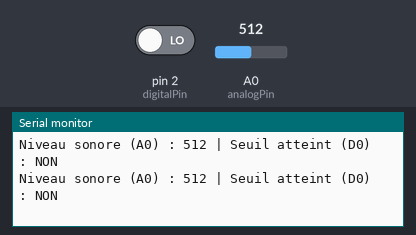
Bench run of a program on a simulated Arduino Uno, built with avr-gcc and run on an emulated ATmega328P. Parts: the last lines printed to the serial monitor. The inputs (shaded band) are chosen by the test bench; at power-on: A0 (analogPin) = 512, pin 2 (digitalPin) LOW.

Above: at 1.2 s.
1.3 s: A0 (analogPin) set to 981
At 1.44 s:
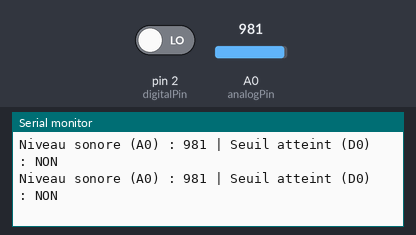
4.3 s: A0 (analogPin) set to 1014
At 4.35 s:
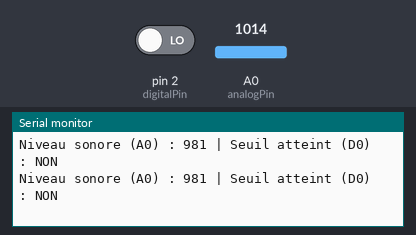
Timing chart, 0 to 7.3 s (numbered marks = the images above; inputs shaded):
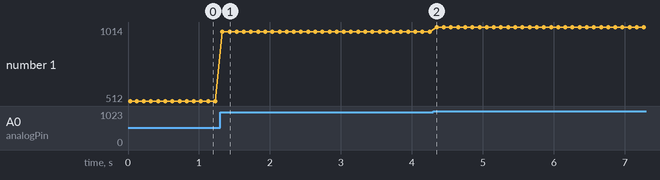

The program:

main.cpp
```cpp
#include <Arduino.h>

// Définir les broches
const int analogPin = A0;  // Sortie analogique
const int digitalPin = 2;  // Sortie numérique

void setup() {
  Serial.begin(9600);       // Initialiser la communication série
  pinMode(digitalPin, INPUT); // Configurer D0 comme entrée
  Serial.println("Détection sonore démarrée...");
}

void loop() {
  // Lire la valeur analogique (A0)
  int soundLevel = analogRead(analogPin);

  // Lire l'état numérique (D0)
  int thresholdState = digitalRead(digitalPin);

  // Afficher les données
  Serial.print("Niveau sonore (A0) : ");
  Serial.print(soundLevel); // Affiche la valeur brute (0-1023)

  Serial.print(" | Seuil atteint (D0) : ");
  Serial.println(thresholdState == HIGH ? "OUI" : "NON");

  delay(100); // Pause entre les lectures
}
```

Measured:
- after the input at 1.3 s, the serial monitor: prints a new line at once (image 1)
- plotted number 1: 512 → 981 after the input at 1.3 s, 981 → 1014 after the input at 4.3 s
